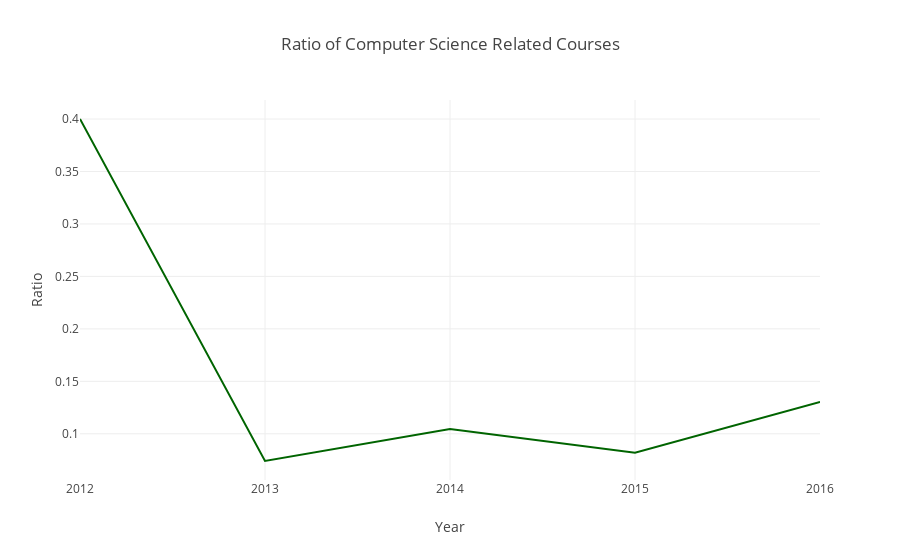

Notebook code for this chart:
### Code cell
### Visualize
trace_1 = go.Scatter(
    mode = 'lines',
    x = list(com_ratio.index),
    y = list(com_ratio.values),
    name = 'Ratio',
    line = dict(color = '#006400'))

layout = go.Layout(
    title = 'Ratio of Computer Science Related Courses',
    xaxis = dict(dtick=1, title = 'Year'),
    yaxis = dict(title = 'Ratio'))

data = [trace_1]

fig = go.Figure(data=data, layout=layout)
py.offline.iplot(fig)

### Figure 1 — Plotly figure (JSON) as saved in the notebook; plotly's stock layout.template omitted (floating-point values rounded to 4 significant figures)
{"data": [{"line": {"color": "#006400"}, "mode": "lines", "name": "Ratio", "type": "scatter", "x": [2012, 2013, 2014, 2015, 2016], "y": [0.4, 0.07407, 0.1045, 0.08197, 0.1304]}], "layout": {"title": "Ratio of Computer Science Related Courses", "xaxis": {"dtick": 1, "title": "Year"}, "yaxis": {"title": "Ratio"}}}
